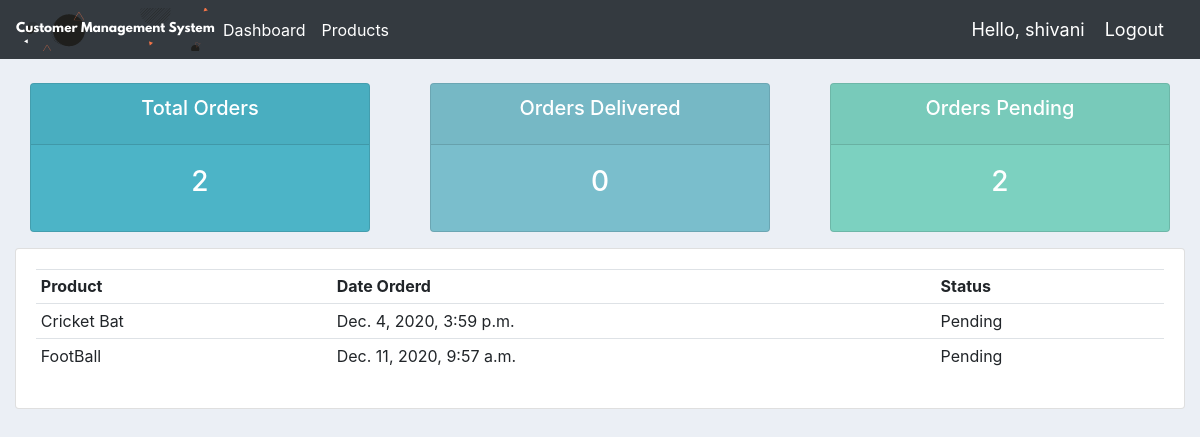
The page /user/ (signed in) on the database its author committed.
### website/models.py (models this page shows)
class Order(models.Model):
	STATUS = (
			('Pending', 'Pending'),
			('Out for delivery', 'Out for delivery'),
			('Delivered', 'Delivered'),
			)
	customer = models.ForeignKey(Customer, null=True, on_delete= models.SET_NULL)
	product = models.ForeignKey(Product, null=True, on_delete= models.SET_NULL)
	date_created = models.DateTimeField(auto_now_add=True, null=True)
	status = models.CharField(max_length=200, null=True, choices=STATUS)
	def __str__(self):
		return self.product.name

class Product(models.Model):
	CATEGORY = (
			('Indoor', 'Indoor'),
			('Out Door', 'Out Door'),
			)
	name = models.CharField(max_length=200, null=True)
	price = models.FloatField(null=True)
	category = models.CharField(max_length=200, null=True, choices=CATEGORY)
	description = models.CharField(max_length=200, null=True, blank=True)
	date_created = models.DateTimeField(auto_now_add=True, null=True)
	tags = models.ManyToManyField(Tag)
	def __str__(self):
		return self.name

### website/decorators.py (the view)
		def wrapper_func(request, *args, **kwargs):
			group = None
			if request.user.groups.exists():
				group = request.user.groups.all()[0].name
			if group in allowed_roles:
				return view_func(request, *args, **kwargs)
			else:
				return HttpResponse('You are not authorized to view this page')

### website/views.py (called while the page is built)
@login_required(login_url='login')
@allowed_users(allowed_roles=['customer'])
def userPage(request):
	orders = request.user.customer.order_set.all()
	total_orders = orders.count()
	delivered = orders.filter(status='Delivered').count()
	pending = orders.filter(status='Pending').count()
	print('ORDERS:', orders)
	context = {'orders':orders, 'total_orders':total_orders,
	'delivered':delivered,'pending':pending}
	return render(request, 'accounts/user.html', context)

### website/templates/accounts/user.html
{%  extends 'accounts/main.html' %}
{% block content %}
{%  include 'accounts/status.html' %}
<div class="row">
	<div class="col-md">
		<div class="card card-body">
			<table class="table table-sm">
				<tr>
					<th>Product</th>
					<th>Date Orderd</th>
					<th>Status</th>
				</tr>
				{% for order in orders %}
				<tr>
					<td>{{order.product}}</td>
					<td>{{order.date_created}}</td>
					<td>{{order.status}}</td>
				</tr>
				{% endfor %}
			</table>
		</div>
	</div>
</div>
{% endblock content %}

### website/templates/accounts/main.html (shortened to what this page needs)
{% load static %}
<!DOCTYPE html>
<html>
<head>
	<link rel="stylesheet" href="https://stackpath.bootstrapcdn.com/bootstrap/4.3.1/css/bootstrap.min.css">
	<link rel="stylesheet" type="text/css" href="{% static '/css/main.css' %}">
</head>
<body>
	{%  include 'accounts/navbar.html' %}
	<div class="container-fluid">
	{% block content %}
	{% endblock %}
    </div>
</body>
</html>

### website/templates/accounts/navbar.html (shortened to what this page needs)
{% load static %}
<nav class="navbar navbar-expand-lg navbar-dark bg-dark">
 <img src="{% static 'images/logo.png' %}">
  <div class="collapse navbar-collapse" id="navbarNav">
    <ul class="navbar-nav">
      {% if request.user.is_staff %}
      <li class="nav-item active">
        <a class="nav-link" href="{% url 'home' %}">Dashboard</a>
      </li>
      <li class="nav-item active">
        <a class="nav-link" href="{% url 'products' %}">Products</a>
      </li>
      {% else %}
       <li class="nav-item active">
        <a class="nav-link" href="{% url 'account' %}">&nbsp; &nbsp;Settings</a>
      </li>
      {% endif %}
    </ul>
  </div>
  <span class="hello-msg">Hello, {{request.user}}</span>
  <span ><a  class="hello-msg" href="{% url 'logout' %}">Logout</a></span>
</nav>

### website/templates/accounts/status.html
<br>
<div class="row">
	<div class="col">
		<div class="col-md">
			<div class="card text-center text-white  mb-3" id="total-orders">
			  	<div class="card-header">
			  		<h5 class="card-title">Total Orders</h5>
			  	</div>
			  	<div class="card-body">
			    	<h3 class="card-title">{{total_orders}}</h3>
			  	</div>
			</div>
		</div>
	</div>
	<div class="col">
		<div class="col-md">
			<div class="card text-center text-white  mb-3" id="orders-delivered">
			  	<div class="card-header">
			  		<h5 class="card-title">Orders Delivered</h5>
			  	</div>
			  	<div class="card-body">
			    	<h3 class="card-title">{{delivered}}</h3>
			  	</div>
			</div>
		</div>
	</div>
	<div class="col">
		<div class="col-md">
			<div class="card text-center text-white  mb-3" id="orders-pending">
			  	<div class="card-header">
			  		<h5 class="card-title">Orders Pending</h5>
			  	</div>
			  	<div class="card-body">
			    	<h3 class="card-title">{{pending}}</h3>
			  	</div>
			</div>
		</div>
	</div>
</div>

### static/css/main.css (style rules this page uses)
body { background-color: #ebeff5; }
#total-orders { background-color: #4cb4c7; }
#orders-delivered { background-color: #7abecc; }
#orders-pending { background-color: #7CD1C0; }

### website/templates/accounts/navbar.html (style rules this page uses)
.hello-msg { font-size: 18px; color: #fff; margin-right: 20px; }

### rows shown on the page
Order: product "Cricket Bat", date_created "Dec. 4, 2020, 3:59 p.m.", status "Pending"
Order: product "FootBall", date_created "Dec. 11, 2020, 9:57 a.m.", status "Pending"

### other values the page prints
{{ request.user }} "shivani"
{{ total_orders }} "2"
{{ delivered }} "0"
{{ pending }} "2"
